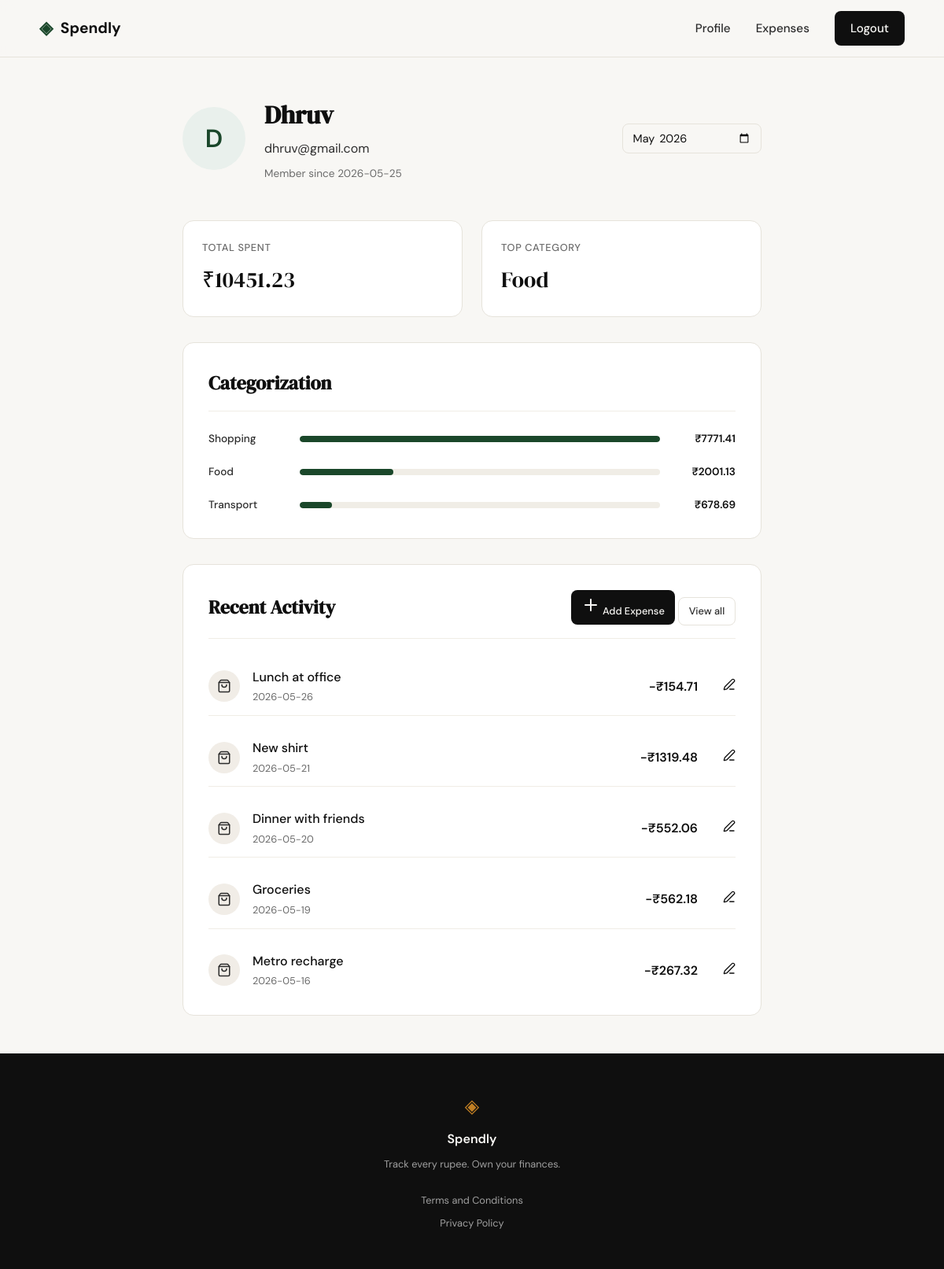
/profile (signed in), run on the app's committed database.
### tables this page shows
CREATE TABLE users (
            id INTEGER PRIMARY KEY AUTOINCREMENT,
            name TEXT NOT NULL,
            email TEXT UNIQUE NOT NULL,
            password_hash TEXT NOT NULL,
            created_at TEXT DEFAULT (datetime('now'))
        );

CREATE TABLE expenses (
            id INTEGER PRIMARY KEY AUTOINCREMENT,
            user_id INTEGER NOT NULL,
            amount REAL NOT NULL,
            category TEXT NOT NULL,
            date TEXT NOT NULL,
            description TEXT,
            created_at TEXT DEFAULT (datetime('now')),
            FOREIGN KEY (user_id) REFERENCES users (id)
        );

### app.py (the view)
@app.route("/profile")
def profile():
    if "user_id" not in session:
        return redirect(url_for('login'))
    now = datetime.now()
    try:
        month = request.args.get('month')
        year = request.args.get('year')
        if month is None or year is None:
            month_year = request.args.get('month_year')
            if month_year:
                year, month = map(int, month_year.split('-'))
            else:
                month = now.month
                year = now.year
        else:
            month = int(month)
            year = int(year)
    except ValueError:
        month = now.month
        year = now.year
    date_filter = f"{year}-{month:02d}-%"
    current_filter = f"{year}-{month:02d}"
    db = get_db()
    cursor = db.cursor()
    cursor.execute("SELECT name, email, created_at FROM users WHERE id = ?", (session['user_id'],))
    user = cursor.fetchone()
    cursor.execute("SELECT id, amount, category, date, description FROM expenses WHERE user_id = ? AND date LIKE ? ORDER BY date DESC, id DESC LIMIT 5", (session['user_id'], date_filter))
    recent_expenses = cursor.fetchall()
    cursor.execute("SELECT SUM(amount) FROM expenses WHERE user_id = ? AND date LIKE ?", (session['user_id'], date_filter))
    total_spent = cursor.fetchone()[0] or 0.0
    cursor.execute("SELECT category, COUNT(*) as count FROM expenses WHERE user_id = ? AND date LIKE ? GROUP BY category ORDER BY count DESC LIMIT 1", (session['user_id'], date_filter))
    top_category_row = cursor.fetchone()
    top_category = top_category_row['category'] if top_category_row else "None"
    cursor.execute("SELECT category, SUM(amount) as total FROM expenses WHERE user_id = ? AND date LIKE ? GROUP BY category ORDER BY total DESC", (session['user_id'], date_filter))
    category_data = cursor.fetchall()
    db.close()
    return render_template("profile.html",
                           user=user,
                           recent_expenses=recent_expenses,
                           total_spent=total_spent,
                           top_category=top_category,
                           category_data=category_data,
                           current_filter=current_filter)

### database/db.py (called while the page is built)
def get_db():
    conn = sqlite3.connect(DATABASE)
    conn.row_factory = sqlite3.Row
    conn.execute("PRAGMA foreign_keys = ON")
    return conn

### templates/profile.html (shortened to what this page needs)
{% extends "base.html" %}
{% block content %}
<div class="profile-container">
    <div class="profile-header">
        <div class="profile-avatar">
            {{ user.name[0] | upper }}
        </div>
        <div class="profile-info">
            <h1 class="profile-name">{{ user.name }}</h1>
            <p class="profile-email">{{ user.email }}</p>
            <p class="profile-member-since">Member since {{ user.created_at[:10] }}</p>
        </div>
        <form class="date-filter-form" method="GET" action="{{ url_for('profile') }}">
            <input type="month" name="month_year" value="{{ current_filter }}" class="form-input filter-input" onchange="this.form.submit()">
        </form>
    </div>
    <div class="profile-stats">
        <div class="stat-card">
            <span class="stat-label">Total Spent</span>
            <span class="stat-value">₹{{ "%.2f"|format(total_spent) }}</span>
        </div>
        <div class="stat-card">
            <span class="stat-label">Top Category</span>
            <span class="stat-value">{{ top_category }}</span>
        </div>
    </div>
    <div class="profile-section">
        <div class="section-header">
            <h2>Categorization</h2>
        </div>
        {% if category_data %}
        <div class="category-chart">
            {% set max_total = category_data[0].total %}
            {% for cat in category_data %}
            <div class="chart-row">
                <span class="chart-label">{{ cat.category }}</span>
                <div class="chart-bar-container">
                    <div class="chart-bar" style="width: {{ (cat.total / max_total * 100)|round }}%;"></div>
                </div>
                <span class="chart-value">₹{{ "%.2f"|format(cat.total) }}</span>
            </div>
            {% endfor %}
        </div>
        {% else %}
        <div class="empty-state">
            <i data-lucide="pie-chart"></i>
            <p>No category data available.</p>
        </div>
        {% endif %}
    </div>
    <div class="profile-section">
        <div class="section-header">
            <h2>Recent Activity</h2>
            <div class="header-actions">
                <a href="{{ url_for('add_expense_route') }}" class="btn btn-primary btn-sm">
                    <i data-lucide="plus"></i>
                    <span>Add Expense</span>
                </a>
                <a href="{{ url_for('expenses') }}" class="btn-ghost btn-sm">View all</a>
            </div>
        </div>
        {% if recent_expenses %}
        <div class="activity-list">
            {% for expense in recent_expenses %}
            <div class="activity-item">
                <div class="activity-icon">
                    <i data-lucide="shopping-bag"></i>
                </div>
                <div class="activity-details">
                    <p class="activity-desc">{{ expense.description or expense.category }}</p>
                    <p class="activity-date">{{ expense.date }}</p>
                </div>
                <div class="activity-amount negative">
                    -₹{{ "%.2f"|format(expense.amount) }}
                </div>
                <div class="activity-actions" style="margin-left: 1rem;">
                    <a href="{{ url_for('edit_expense', id=expense.id) }}" class="btn-icon" title="Edit">
                        <i data-lucide="edit-3" style="width: 16px; height: 16px;"></i>
                    </a>
                </div>
            </div>
            {% endfor %}
        </div>
        {% else %}
        <div class="empty-state">
            <i data-lucide="receipt"></i>
            <p>No recent activity.</p>
        </div>
        {% endif %}
    </div>
</div>
{% endblock %}

### data on the page
users: name "D", name "Dhruv", email "dhruv@gmail.com", created_at "2026-05-25"
expenses: description "Lunch at office", date "2026-05-26", amount "154.71"
expenses: description "New shirt", date "2026-05-21", amount "1319.48"
expenses: description "Dinner with friends", date "2026-05-20", amount "552.06"
expenses: description "Groceries", date "2026-05-19", amount "562.18"
expenses: description "Metro recharge", date "2026-05-16", amount "267.32"

### other printed values
{{ "%.2f"|format(total_spent) }} "10451.23"
{{ top_category }} "Food"
{{ cat.category }} "Shopping" "Food" "Transport"
{{ "%.2f"|format(cat.total) }} "7771.41" "2001.13" "678.69"
